Frame 1 (no input): blank canvas, image omitted
Frame 60 (no input): blank canvas, image omitted
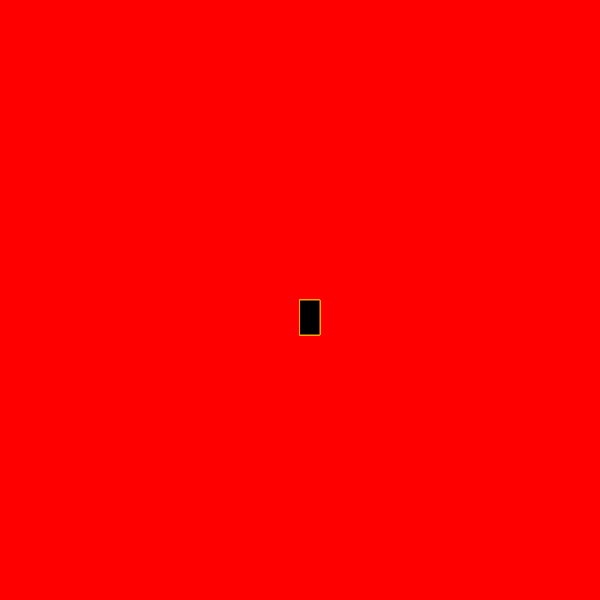
Frame 120 (the mouse pressed at the canvas centre since frame 60)

The p5.js sketch whose frames 1 and 60 were blank and that drew this single picture after the mouse press (run headless with seeded random() and noise() and a simulated clock; from frame 60 on, the mouse is pressed at the canvas centre):

// p5.js sketch
// ── sketch.js
function setup() {
    createCanvas(600, 600);
     background("red");
  }
  
  
  function draw() {
    
    stroke ("orange");
    fill ("black");
   
  let posicaoHorizontal; // x
  let posicaoVertical; // y
  
  function setup() {
    createCanvas(400, 400);
     background(color(100,0,0));
    cor = color(random(0,255), random(0,255), random(0,255));
    posicaoHorizontal = 200;
    posicaoVertical = 200;
  }
  
  
  function draw() {
    
    fill(cor);
    circle(posicaoHorizontal,posicaoVertical,50);
   
    
    
    if (mouseX < posicaoHorizontal){
      posicaoHorizontal =  posicaoHorizontal - 1;
    }
    
    if (mouseX > posicaoHorizontal){
      posicaoHorizontal =  posicaoHorizontal + 1;
    }
    
    if (mouseY < posicaoVertical){
      posicaoVertical--;
    }
      
    if (mouseY > posicaoVertical){
      posicaoVertical++;
    }
    
    if (mouseIsPressed){
      cor = color(random(0,255), random(0,255), random(0,255), random(0,100));
    }
      
  }
    
    // console.log(mouseIsPressed);
    
    if (mouseIsPressed){
      rect(mouseX, mouseY, 20, 35);
    }
  }
